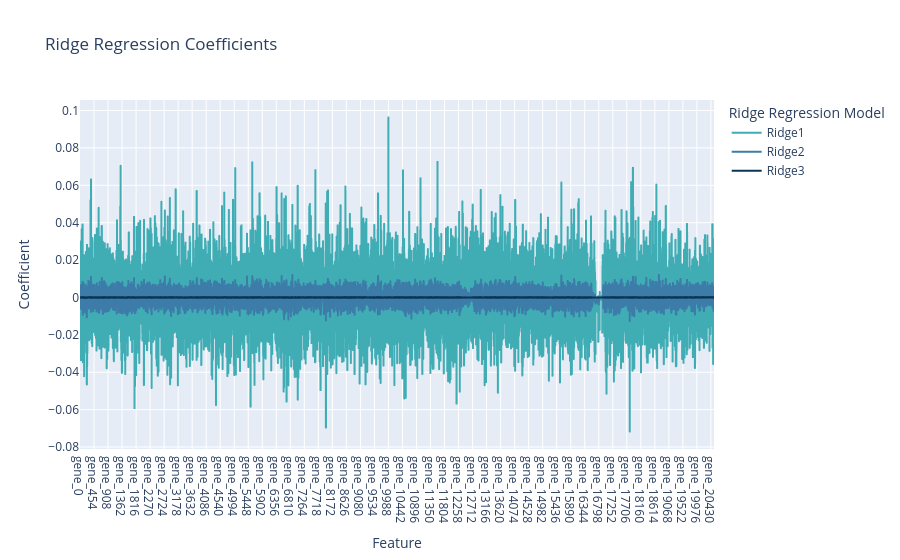

The cell this chart's notebook holds for it:
### Markdown cell above
14. Plot the coefficients of the three models in the same figure. What do you notice?

### Code cell
import plotly.express as px
custom_colors = {
    'Ridge1': "#40adb5",
    'Ridge2': "#3d7ca8",
    'Ridge3': "#0a3656",
}

fig = px.line(
    ridge_coef,
    x="Feature",
    y=["Ridge1", "Ridge2", "Ridge3"],
    title="Ridge Regression Coefficients",
    labels={"value": "Coefficient", "variable": "Ridge Regression Model"},
    color_discrete_map=custom_colors
)

fig.show()

### Figure 1 — Plotly figure (JSON) as saved in the notebook; plotly's stock layout.template omitted (floating-point values rounded to 4 significant figures; data arrays with more than 128 entries replaced by an {"elided": "..."} marker saying what was removed)
{"data": [{"hovertemplate": "Ridge Regression Model=Ridge1<br>Feature=%{x}<br>Coefficient=%{y}<extra></extra>", "legendgroup": "Ridge1", "line": {"color": "#40adb5", "dash": "solid"}, "marker": {"symbol": "circle"}, "mode": "lines", "name": "Ridge1", "showlegend": true, "type": "scattergl", "x": {"elided": "20531 str values"}, "xaxis": "x", "y": {"elided": "20531 float values"}, "yaxis": "y"}, {"hovertemplate": "Ridge Regression Model=Ridge2<br>Feature=%{x}<br>Coefficient=%{y}<extra></extra>", "legendgroup": "Ridge2", "line": {"color": "#3d7ca8", "dash": "solid"}, "marker": {"symbol": "circle"}, "mode": "lines", "name": "Ridge2", "showlegend": true, "type": "scattergl", "x": {"elided": "20531 str values"}, "xaxis": "x", "y": {"elided": "20531 float values"}, "yaxis": "y"}, {"hovertemplate": "Ridge Regression Model=Ridge3<br>Feature=%{x}<br>Coefficient=%{y}<extra></extra>", "legendgroup": "Ridge3", "line": {"color": "#0a3656", "dash": "solid"}, "marker": {"symbol": "circle"}, "mode": "lines", "name": "Ridge3", "showlegend": true, "type": "scattergl", "x": {"elided": "20531 str values"}, "xaxis": "x", "y": {"elided": "20531 float values"}, "yaxis": "y"}], "layout": {"legend": {"title": {"text": "Ridge Regression Model"}, "tracegroupgap": 0}, "title": {"text": "Ridge Regression Coefficients"}, "xaxis": {"anchor": "y", "domain": [0, 1], "title": {"text": "Feature"}}, "yaxis": {"anchor": "x", "domain": [0, 1], "title": {"text": "Coefficient"}}}}
